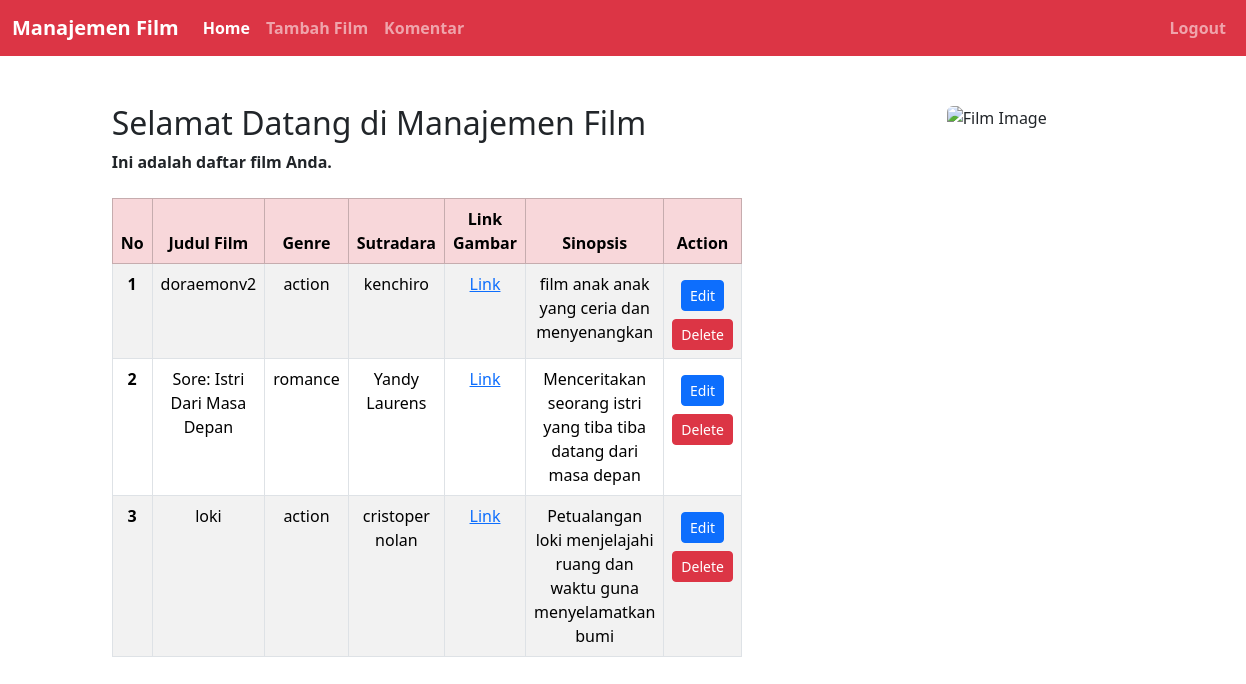
The app's page /admin/view/index.php (signed in) with its own data.
### tables this page shows
CREATE TABLE `movie` (
  `id` int(9) NOT NULL,
  `judul` varchar(30) NOT NULL,
  `genre` enum('romance','action','comedy','horror') NOT NULL,
  `sutradara` varchar(30) NOT NULL,
  `sinopsis` text NOT NULL,
  `gambar` text NOT NULL DEFAULT 'https://www.yobelscm.biz/mexico/wp-content/uploads/sites/12/woocommerce-placeholder.png'
);

### admin/controller/get_movie_data.php (called while the page is built, shortened)
<?php
    try{
        require_once '../../connection.php';
        $sql = "SELECT * FROM movie";
        $movies = $connection->query($sql);
    } catch (Exception $e) {
        echo "Error: " . $e->getMessage();
    }
?>

### admin/view/index.php (the view, shortened to what this page needs)
<?php
    include '../controller/get_movie_data.php';
?>
<!doctype html>
<html lang="en">
  <head>
    <link href="https://cdn.jsdelivr.net/npm/bootstrap@5.3.8/dist/css/bootstrap.min.css" rel="stylesheet">
  </head>
  <body>
    <nav class="navbar navbar-expand-lg bg-danger navbar-dark fw-bolder">
        <div class="container-fluid">
            <a class="navbar-brand" href="#">Manajemen Film</a>
            <div class="collapse navbar-collapse" id="navbarNavAltMarkup">
                <div class="navbar-nav">
                    <a class="nav-link active" aria-current="page" href="#">Home</a>
                    <a class="nav-link" href="tambah_view.php">Tambah Film</a>
                    <a class="nav-link" href="comments_view.php">Komentar</a>
                </div>
            </div>
           <ul class="navbar-nav ms-auto">
                <li class="nav-item">
                    <a class="nav-link" href="../../auth/controller/logout.php">Logout</a>
                  </li>
            </ul>
        </div>
    </nav>
    <div class="container text-center mt-5" style="margin-left:8%">
        <div class="row align-items">
            <div class="col">
                <div class="fw-bold text-start">
                    <h2>Selamat Datang di Manajemen Film</h2>
                    <p>Ini adalah daftar film Anda.</p>
                </div>
                <table class="table table-striped table-bordered mt-4">
                    <thead class="table-danger">
                        <tr>
                            <th scope="col">No</th>
                            <th scope="col">Judul Film</th>
                            <th scope="col">Genre</th>
                            <th scope="col">Sutradara</th>
                            <th scope="col">Link Gambar</th>
                            <th scope="col">Sinopsis</th>
                            <th scope="col">Action</th>
                        </tr>
                    </thead>
                    <tbody>
                        <?php
                            if ($movies->num_rows > 0) {
                                $no = 1;
                                while($row = $movies->fetch_assoc()) {
                                    echo "<tr>";
                                    echo "<th scope='row'>" . $no++ . "</th>";
                                    echo "<td>" . $row['judul'] . "</td>";
                                    echo "<td>" . $row['genre'] . "</td>";
                                    echo "<td>" . $row['sutradara'] . "</td>";
                                    echo "<td> <a href='" . $row['gambar'] . "'>Link</a></td>";
                                    echo "<td>" . $row['sinopsis'] . "</td>";
                                    echo "<td>
                                            <a href='edit_view.php?id=" . $row['id'] . "&judul=" . $row['judul'] . "&genre=" . $row['genre'] . "&sutradara=" . $row['sutradara'] . "&sinopsis=" . $row['sinopsis'] . "&gambar=" . $row['gambar'] . "' class='btn btn-primary btn-sm mt-2 mb-2'>Edit</a>
                                            <a href='../controller/delete.php?id=" . $row['id'] . "' class='btn btn-danger btn-sm' onclick=\"return confirm('Apakah Anda yakin ingin menghapus film ini?');\">Delete</a>
                                          </td>";
                                    echo "</tr>";
                                }
                            } else {
                                echo "<tr><td colspan='6' class='text-center'>Tidak ada data film.</td></tr>";
                            }
                        ?>
                    </tbody>
                </table>
            </div>
            <div class="col">
                <img src="https://upload.wikimedia.org/wikipedia/commons/thumb/0/02/35mm_movie_negative.jpg/1280px-35mm_movie_negative.jpg" class="img-fluid rounded" style="width:350px;height:500px; object-fit:cover;" alt="Film Image">
            </div>
        </div>
    </div>
  </body>
</html>

### records on screen
movie: judul "doraemonv2", genre "action", sutradara "kenchiro", sinopsis "film anak anak yang ceria dan menyenangkan"
movie: judul "Sore: Istri Dari Masa Depan", genre "romance", sutradara "Yandy Laurens", sinopsis "Menceritakan seorang istri yang tiba tiba datang dari masa depan"
movie: judul "loki", genre "action", sutradara "cristoper nolan", sinopsis "Petualangan loki menjelajahi ruang dan waktu guna menyelamatkan bumi"
